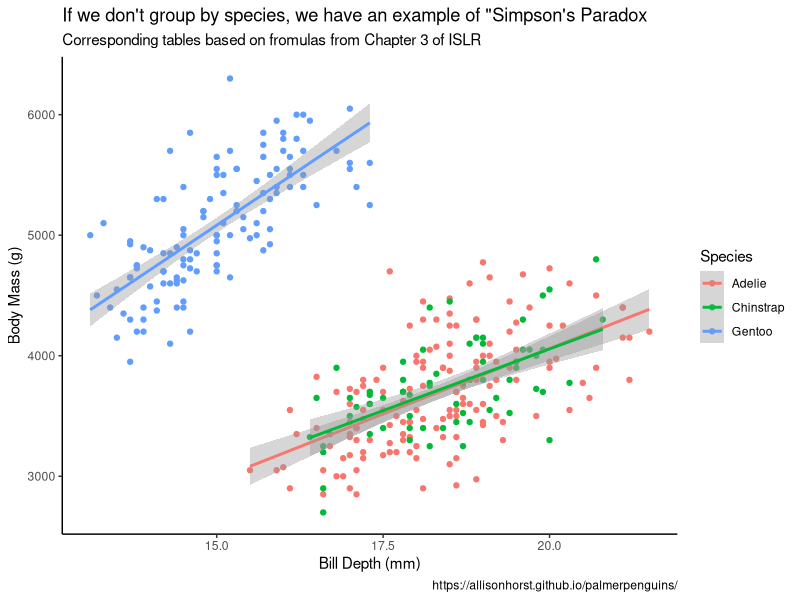
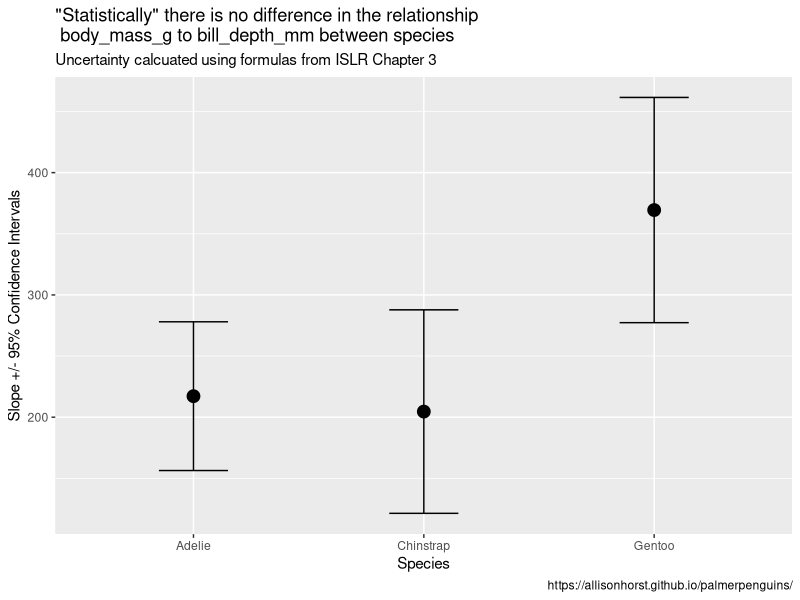

Write the R code that produced these figures, in order.
## ---- chunk 1
library(tidyverse)
library(palmerpenguins)
## ---- chunk 2
penguins |> 
  ggplot(aes(bill_depth_mm, body_mass_g, color=species)) +
  geom_point(na.rm = TRUE) +
  geom_smooth(method = "lm", formula = "y ~ x", na.rm = TRUE) +
  labs(
    title = "If we don't group by species, we have an example of \"Simpson\'s Paradox",
    subtitle = "Corresponding tables based on fromulas from Chapter 3 of ISLR",
    caption = "https://allisonhorst.github.io/palmerpenguins/",
    x = "Bill Depth (mm)",
    y = "Body Mass (g)",
    color = "Species"
  ) +
  theme_classic()
## ---- chunk 3
slope_nist <- function(x, y) {
  sum((x - mean(x, na.rm = TRUE))*(y - mean(y, na.rm = TRUE)), na.rm = TRUE) / sum((x - mean(x, na.rm = TRUE))^2, na.rm = TRUE)
}
## ---- chunk 4
penguins |> 
  group_by(species) |> 
  summarize(slope = slope_nist(bill_depth_mm, body_mass_g)) |> 
  ungroup()
## ---- chunk 5
slope_se <- function(x, y) {
  s = sqrt(sum((y - mean(y, na.rm = TRUE))^2, na.rm = TRUE) / (length(y) - 2))

  se_m = s / sqrt(sum((x - mean(x, na.rm = TRUE))^2, na.rm = TRUE))
  
  return(se_m)
}
## ---- chunk 6
penguins |> 
  group_by(species) |> 
  summarize(
    n = n(),
    slope = slope_nist(bill_depth_mm, body_mass_g),
    ci_95 = slope_se(bill_depth_mm, body_mass_g) * qt(0.975, df = n -2)
    ) |> 
  ungroup()
## ---- chunk 7
my_table <- penguins |> 
  group_by(species) |> 
  summarize(
    n = n(),
    slope = round(slope_nist(bill_depth_mm, body_mass_g), 1),
    ci_95 = round(slope_se(bill_depth_mm, body_mass_g) * qt(0.975, df = n -2), 1)
    ) |> 
  ungroup()

my_table
## ---- chunk 8
my_table |> 
  ggplot() +
  geom_errorbar(aes(x = species, ymin = slope - ci_95, ymax = slope + ci_95), width = 0.3) +
  geom_point(aes(x = species, y = slope), size = 4) +
  labs(
    title = "\"Statistically\" there is no difference in the relationship \n body_mass_g to bill_depth_mm between species",
    subtitle = "Uncertainty calcuated using formulas from ISLR Chapter 3",
    caption = "https://allisonhorst.github.io/palmerpenguins/",
    x = "Species",
    y = "Slope +/- 95% Confidence Intervals"
  )
